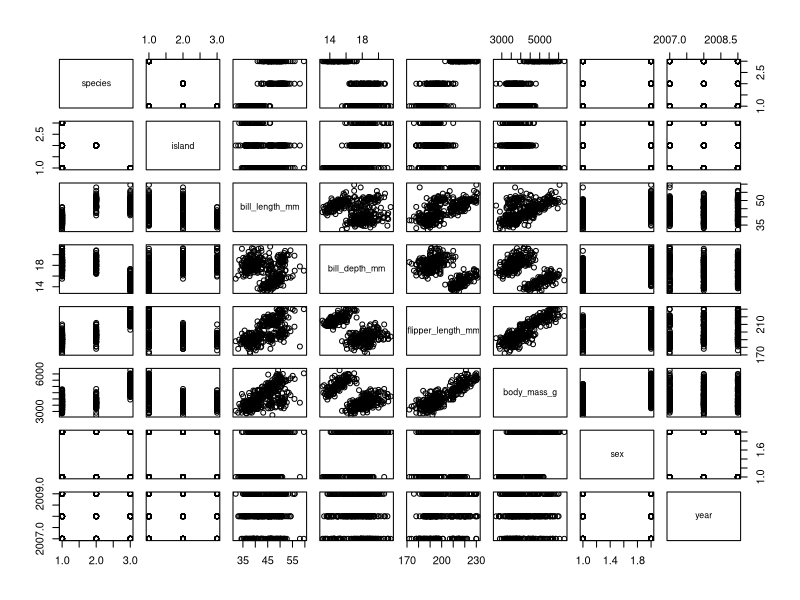
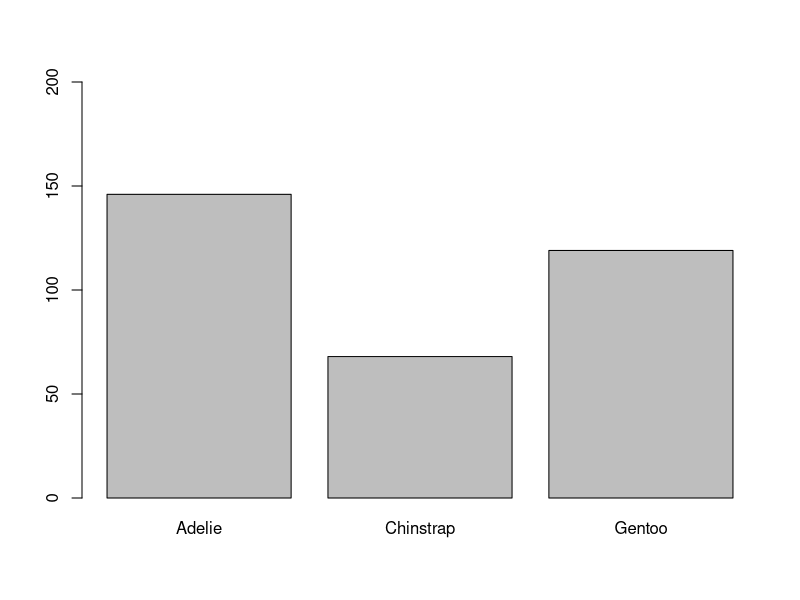
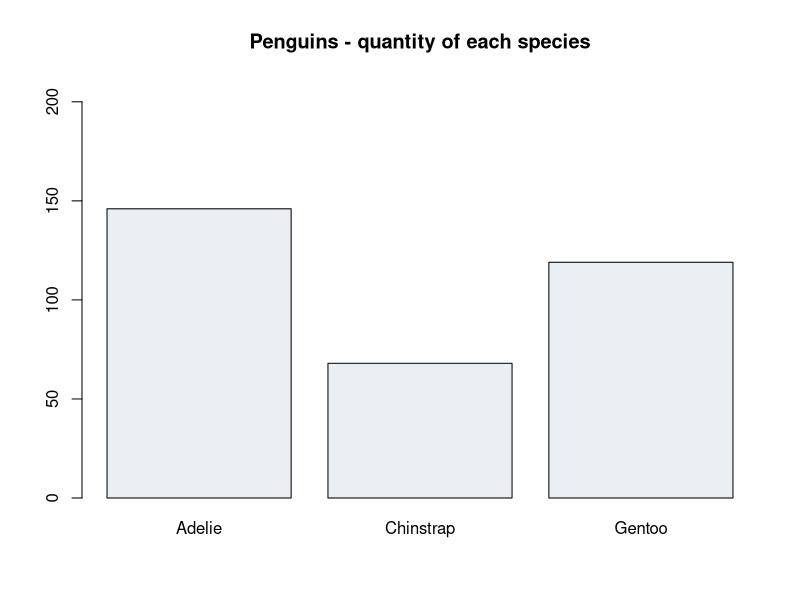
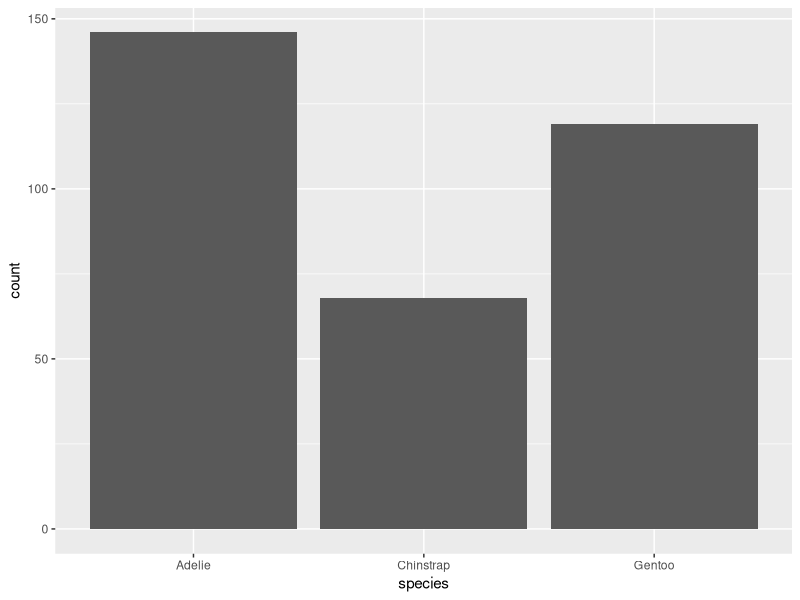
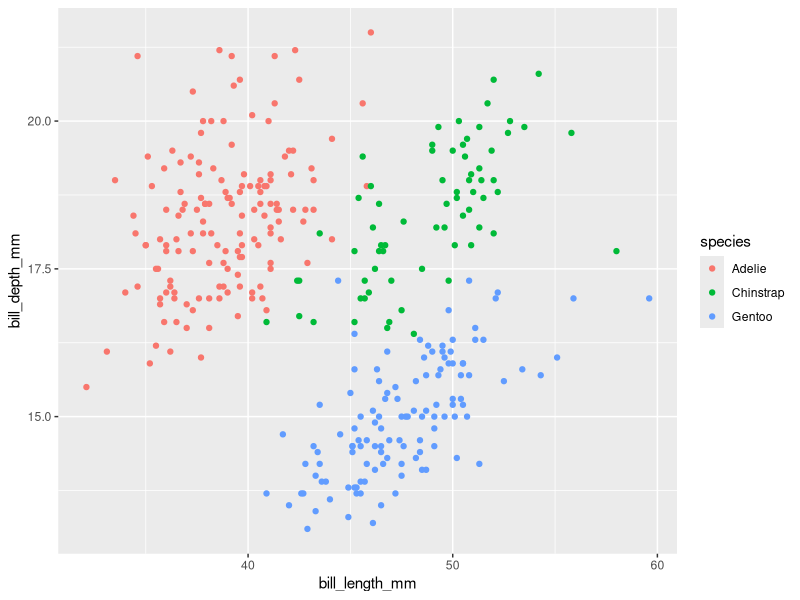
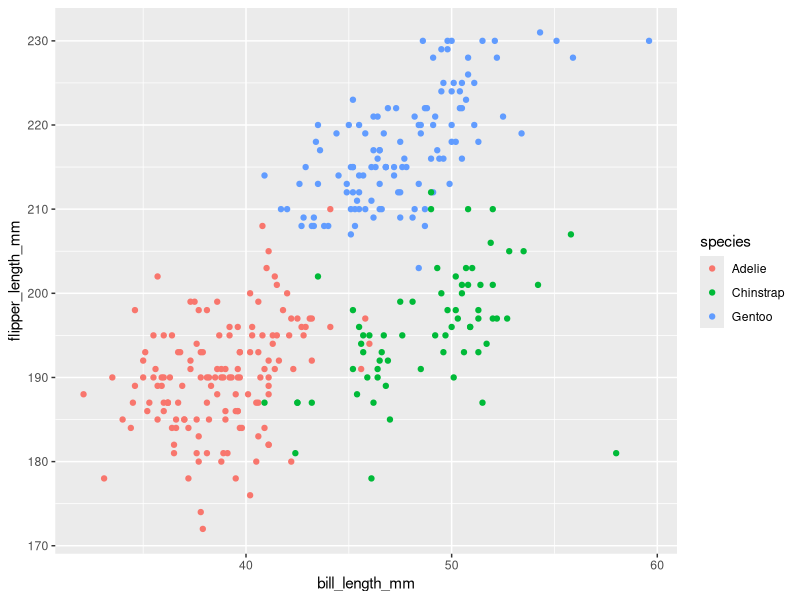
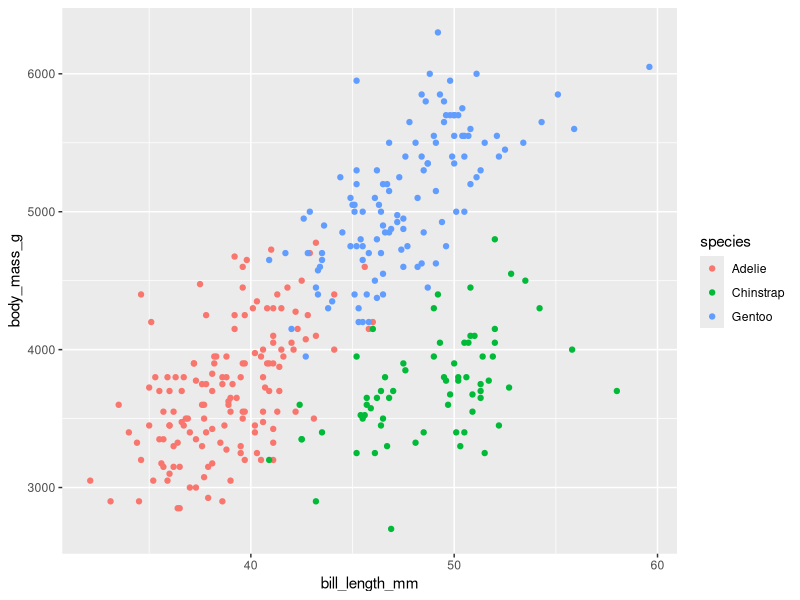
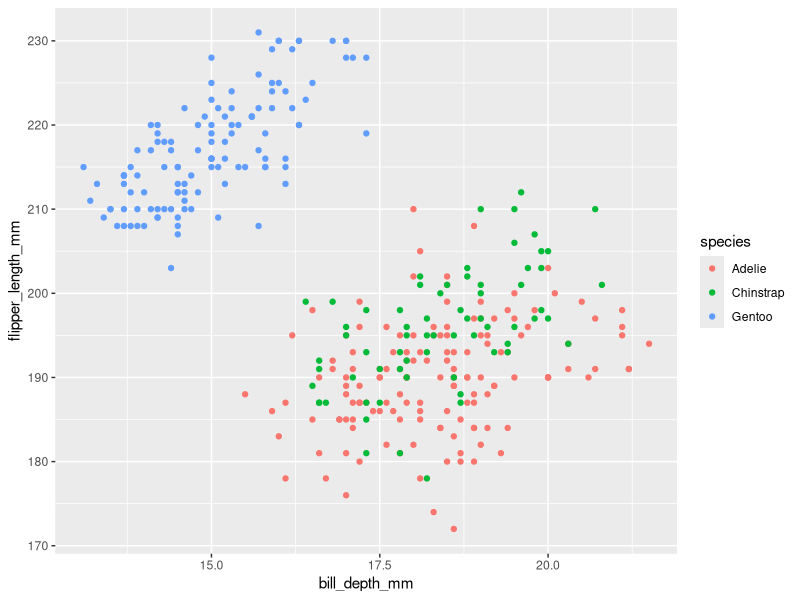

Recreate these plots in R, in order.

#check the penguin data und create simple descriptive statistics

# based on https://www.r-bloggers.com/penguins-dataset-overview-iris-alternative-in-r/

library(palmerpenguins)
library(tidyverse)

str(penguins) # glimpse(penguins) 
#the dataset consists of 344 observations and 7 variables.
#bill length and depth, flipper length and body mass are quantitative = factors


penguins_clean <- penguins[complete.cases(penguins),]


plot(penguins_clean)
#create plots for all variables; not that intuitive, but might be good for a first small look at the data



#for factors it makes sense to count and show a histogram
#show a bar plot about how many species etc there are

barplot(table(penguins_clean$species), ylim = c(0,200)) 

#a nice barplot about the number of each species
barplot(table(penguins_clean$species),  main = "Penguins - quantity of each species",
        ylim = c(0,210), 
        col=rgb(0.2,0.4,0.6,0.1)
#        , col = "white")
)

#barplot with ggplot
ggplot(data = penguins_clean, aes( x = species)) + 
  geom_bar()


#graphs on the distribution based on quantitative variable

ggplot(penguins_clean, aes(bill_length_mm, bill_depth_mm, color = species)) + geom_point()
ggplot(penguins_clean, aes(bill_length_mm, flipper_length_mm, color = species)) + geom_point()
ggplot(penguins_clean, aes(bill_length_mm, body_mass_g, color = species)) + geom_point()

ggplot(penguins_clean, aes(bill_depth_mm, flipper_length_mm, color = species)) + geom_point()
ggplot(penguins_clean, aes(bill_depth_mm, body_mass_g, color = species)) + geom_point()

ggplot(penguins_clean, aes(flipper_length_mm, body_mass_g, color = species)) + geom_point()

#bill length and bill depth seem to be a good indicator for different species



### using kmeans based on https://www.r-bloggers.com/k-means-clustering-in-r/
set.seed(20)

#We know that there are three species of penguins, therefore kmeans should create 3 clusters
#nstart tells R to try 20 different starting positions and use the one with the lowest within cluster variation
penguinsCluster <- kmeans(penguins_clean[, c("bill_length_mm","bill_depth_mm")], 3, nstart = 20)

penguinsCluster$cluster
table(penguinsCluster$cluster)
penguins_clean$cluster <- as.factor(penguinsCluster$cluster)

table(penguins_clean$species, penguins_clean$cluster)


#show result: size of points and color of points
ggplot(penguins_clean, aes(bill_length_mm, bill_depth_mm, color = species)) + geom_point()
ggplot(penguins_clean, aes(bill_length_mm, bill_depth_mm, color = cluster)) + geom_point()

ggplot(penguins_clean, aes(bill_length_mm, bill_depth_mm, 
                           color = species, shape = cluster)) + geom_point(size = 4) +
  ggtitle("Penguins by actual species and kmeans clustering") +                #insert title
  theme(plot.title = element_text(hjust = 0.5))     #center ggplot title


#kmeans for the four quantitative variables
penguinsCluster <- kmeans(penguins_clean[, c("bill_length_mm","bill_depth_mm", "flipper_length_mm", "body_mass_g")], 3, nstart = 20)
penguins_clean$cluster <- as.factor(penguinsCluster$cluster)
table(penguins_clean$species, penguins_clean$cluster)

ggplot(penguins_clean, aes(bill_length_mm, bill_depth_mm, 
                           color = species, shape = cluster)) + geom_point(size = 4) +
  ggtitle("Penguins by actual species and kmeans clustering") +                #insert title
  theme(plot.title = element_text(hjust = 0.5))     #center ggplot title


#to do: barplot change size of bars (smaller)
     